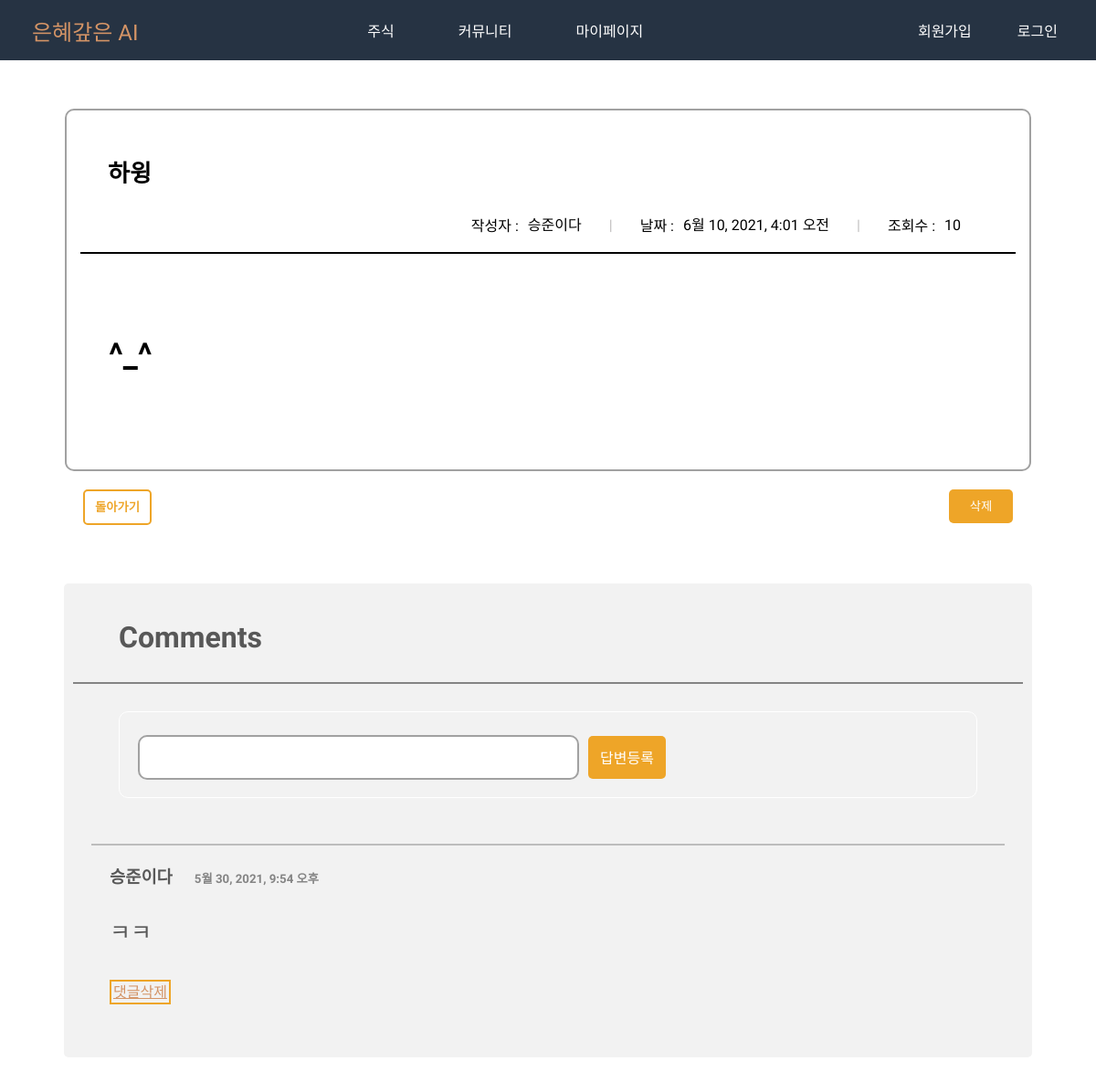
Page /board/detail/12/ on the committed database.
### board/models.py (models this page shows, shortened)
class Board(models.Model):
    title = models.CharField(max_length=200, verbose_name="제목")
    contents = models.TextField(verbose_name="내용")
    writer = models.ForeignKey('users.User', on_delete=models.CASCADE, verbose_name="작성자")
    created_at = models.DateTimeField(auto_now_add=True, verbose_name="작성일")
    updated_at = models.DateTimeField(auto_now=True, verbose_name="최종수정일")
    hits = models.PositiveIntegerField(default=0, verbose_name="조회수")
    category = models.CharField(max_length=10, verbose_name="카테고리")
    locate = models.IntegerField(default=0, verbose_name="상단고정")
    class Meta:
        db_table = 'boards'
        verbose_name = '게시판'
        verbose_name_plural = '게시판'

### users/models.py (models this page shows)
class User(AbstractUser):
    birth = models.DateField(default="2000-01-01",verbose_name="생년월일")
    email = models.EmailField(unique=True, verbose_name="이메일")
    name = models.CharField(max_length=20, verbose_name="이름")
    sex = models.CharField(max_length=10, verbose_name="성별")
    n_name = models.CharField(max_length=20, unique=True, verbose_name="닉네임")

### comment/models.py (models this page shows, shortened)
class Comment(models.Model):  # 세부내용은 필요에 따라..
    board = models.ForeignKey(Board, on_delete=models.CASCADE)
    content = models.CharField(max_length=300)
    writer = models.ForeignKey('users.User', on_delete=models.CASCADE, verbose_name="작성자")
    create_date = models.DateTimeField()

### board/views.py (the view)
# urls.py: path('detail/<int:pk>/', views.board_detail, name='detail'),
def board_detail(request, pk):
    try:
        board = Board.objects.get(pk=pk)
        board.hits += 1
        board.save()
    except Board.DoesNotExist:
        raise Http404('게시글을 찾을 수 없습니다')
    return render(request, 'board/board_detail.html', {'board': board})

### templates/board/board_detail.html (shortened to what this page needs)
<!DOCTYPE html>
{% load static %}
<html lang="en">
<head>
</head>
<body>
{% include "navi.html" %}
<div class="box-to">
    <div class="box-radius">
        <div class="page-foot">
            <h1 class="form-control" readonly>{{ board.title }}</h1>
            <div class="sec-box page-head">
                <ul class="list-info">
                    <li>
                        <span class="list-info-tit">작성자 :</span>
                        {% if not board.writer.n_name %}
                        <span class="list-info-txt" style="color:red; font-weight:bolder">관리자</span>
                        {% else %}
                        <span class="list-info-txt">{{ board.writer.n_name }}</span>
                        {% endif %}
                    </li>
                    <li>
                        <span class="list-info-txt" style="color: rgb(192, 190, 190);">|</span>
                    </li>
                    <li>
                        <span class="list-info-tit">날짜 :</span>
                        <span class="list-info-txt" >{{ board.updated_at }}</span>
                    </li>
                    <li>
                        <span class="list-info-txt" style="color: rgb(192, 190, 190);">|</span>
                    </li>
                    <li>
                        <span class="list-info-tit">조회수 :</span>
                        <span class="list-info-txt">{{board.hits}}</span>
                    </li>
                </ul>
            </div>
        </div>
        <div class="line" style="border-bottom: 2px solid #000;"></div>
        <div class="form-group">
            <td class="form-control" readonly>{{board.contents | safe }}</td>
        </div>
    </div>
    <div class="btn-group">
        {% if request.user == board.writer %}
        <div class="l-btn">
            <button class="btn-ch" style="margin-right: 15px;" onclick="location.href='/board/{{board.id}}/edit/'">수정</button>
            <button class="btn-ch" onclick="location.href='/board/{{board.id}}/delete'">삭제</button>
        </div>
        {% elif not request.user.n_name %}
        <div class="l-btn">
            <button class="btn-ch" onclick="location.href='/board/{{board.id}}/delete'">삭제</button>
        </div>
        {% endif %}
        <div class="b-btn">
            <button class="btn-bc" onclick="location.href='/board/list'">돌아가기</button>
        </div>
    </div>
</div>
<form class="re_form" action="{% url 'comment:answer_create' board.id %}" method="post">
    <h1 style="margin:30px 50px 30px 50px; color: #585858">Comments</h1>
    <div style=" border-bottom: 2px solid #848484;"></div>
    <div class="re">
        <input type="text" class="re_input" name="content" id="content"></input>
        <input class="re_btn" type="submit" value="답변등록">
    </div>
    <div>
        <ul style="color: #585858; padding:20px;">
            {% for comment in board.comment_set.all %}
            <div class="line" style="border-bottom: 2px solid #BDBDBD;"></div>
            {% if request.user == comment.writer %}
            <h3 style="display:inline-block; padding-left: 20px; color:red; font-weight:900 ">관리자</h3>
            {% else %}
            <h3 style="display:inline-block; padding-left: 20px;">{{ comment.writer.n_name}}</h3>
            {% endif %}
            <h5 style="display:inline-block; color:#848484; padding-left: 20px;">{{ comment.create_date }}</h5>
            <p style="color: #585858; padding-left: 20px; font-size: 25px; margin-top: 8px;">{{ comment.content |safe}}</p>
            {% if request.user == comment.writer %}
            <a href="{% url 'comment:answer_delete' comment.id  %}" class="del_btn" >댓글삭제</a>
            {% elif request.user == board.writer %}
            <a href="{% url 'comment:answer_delete' comment.id  %}" class="del_btn" >댓글삭제</a>
            {% elif not request.user.n_name %}
            <a href="{% url 'comment:answer_delete' comment.id  %}" class="del_btn" >댓글삭제</a>
            {% endif %}
            {% endfor %}
        </ul>
    </div>
</form>
</body>
</html>

### static/css/navi.css (style rules this page uses)
body { margin: 0; font-family: 'Nanum Myeongjo'; }

### templates/board/board_detail.html (style rules this page uses)
.box-to { border: 1px solid white; border-radius: 10px; display: block; padding: 22px 20px; margin: 50px 300px 50px 300px; }
.box-radius { border: 2px solid rgb(161, 161, 161); border-radius: 10px; display: block; padding: 22px 15px; }
.page-foot { padding: 15px 30px 20px; }
.form-control { line-height: 30px; font-weight: 700; width: 100%; font-size: 26px; }
.form-group { border: 1px solid white; margin-top: 20px; margin-bottom: 22px; padding: 20px 30px 10px; }
.page-head { padding-bottom: 15px; position: relative; display: block; }
.sec-box { margin-left: -38px; margin-bottom: 18px; }
.page-head .list-info { display: flex; flex-wrap: wrap; -webkit-box-align: center; float: right; }
.page-head .list-info .list-info-tit { padding-right: 10px; vertical-align: middle; }
.page-head .list-info li { display: table; line-height: 1; }
.page-head .list-info li .list-info-tit + .list-info-txt { padding-left: 0; }
.page-head .list-info .list-info-tit + .list-info-txt { position: relative; }
.page-head .list-info .list-info-txt { display: table-cell; color: #000; padding-right: 30px; vertical-align: middle; }
.btn-ch { width: 100%; border: 0; cursor: pointer; color: #fff; background-color: #eea528; border-radius: 5px; width:70px; line-height:35px; text-align:center; font-weight:500; }
.btn-bc { border: 2px solid #eea528; cursor: pointer; color: #eea528; background-color: #fff; border-radius: 5px; width:75px; line-height:33px; text-align:center; font-weight: 600; }
.btn-group { margin-top: 20px; margin-bottom: 70px; position: relative; }
.l-btn { margin-right: 20px; float: right; }
.b-btn { margin-left: 20px; float: left; width: 100px; }
.re { border: 1px solid white; border-radius: 10px; display: block; padding: 20px; margin: 30px 50px 30px 50px; height: 60px; }
.re_input { border: 2px solid rgb(161, 161, 161); border-radius: 10px; display: block; padding: 10px; height: 25px; width: 88%; float:left; font-size: 16px; padding-left: 20px; outline: none; margin-top: 6px; }
.re_btn { width: 85px; height: 47px; background: #eea528; border: none; border-radius: 5px; color: #FFF; font-size: 16px; outline: none; cursor: pointer; margin-left: 10px; margin-top: 6px; }
.del_btn { background-color: none; border: 2px solid #eea528; color: #d49466; line-height: 50px; padding: 2px; margin-left: 20px; }
.re_form { background-color: #F2F2F2; padding: 10px; margin: 50px 320px 50px 320px; border-radius: 5px; }
.line { display: block; }
@media ( max-width: 1800px ) { .re { width: auto; height: auto; } }
@media ( max-width: 1800px ) { .re_input { width: 50%; margin-top: 5px; } }
@media ( max-width: 1500px ) { .box-to { margin: 30px 50px 30px 50px; } }
@media ( max-width: 1500px ) { .re_form { margin: 30px 70px 30px 70px; } }
@media ( max-width: 1500px ) { .sec-box { height: auto; } }

### rows in the picture
Board: title "하윙", writer.n_name "승준이다", updated_at "6월 10, 2021, 4:01 오전", hits "10", contents "^_^"
Comment: writer.n_name "승준이다", create_date "5월 30, 2021, 9:54 오후", content "ㅋㅋ", shows "댓글삭제"
